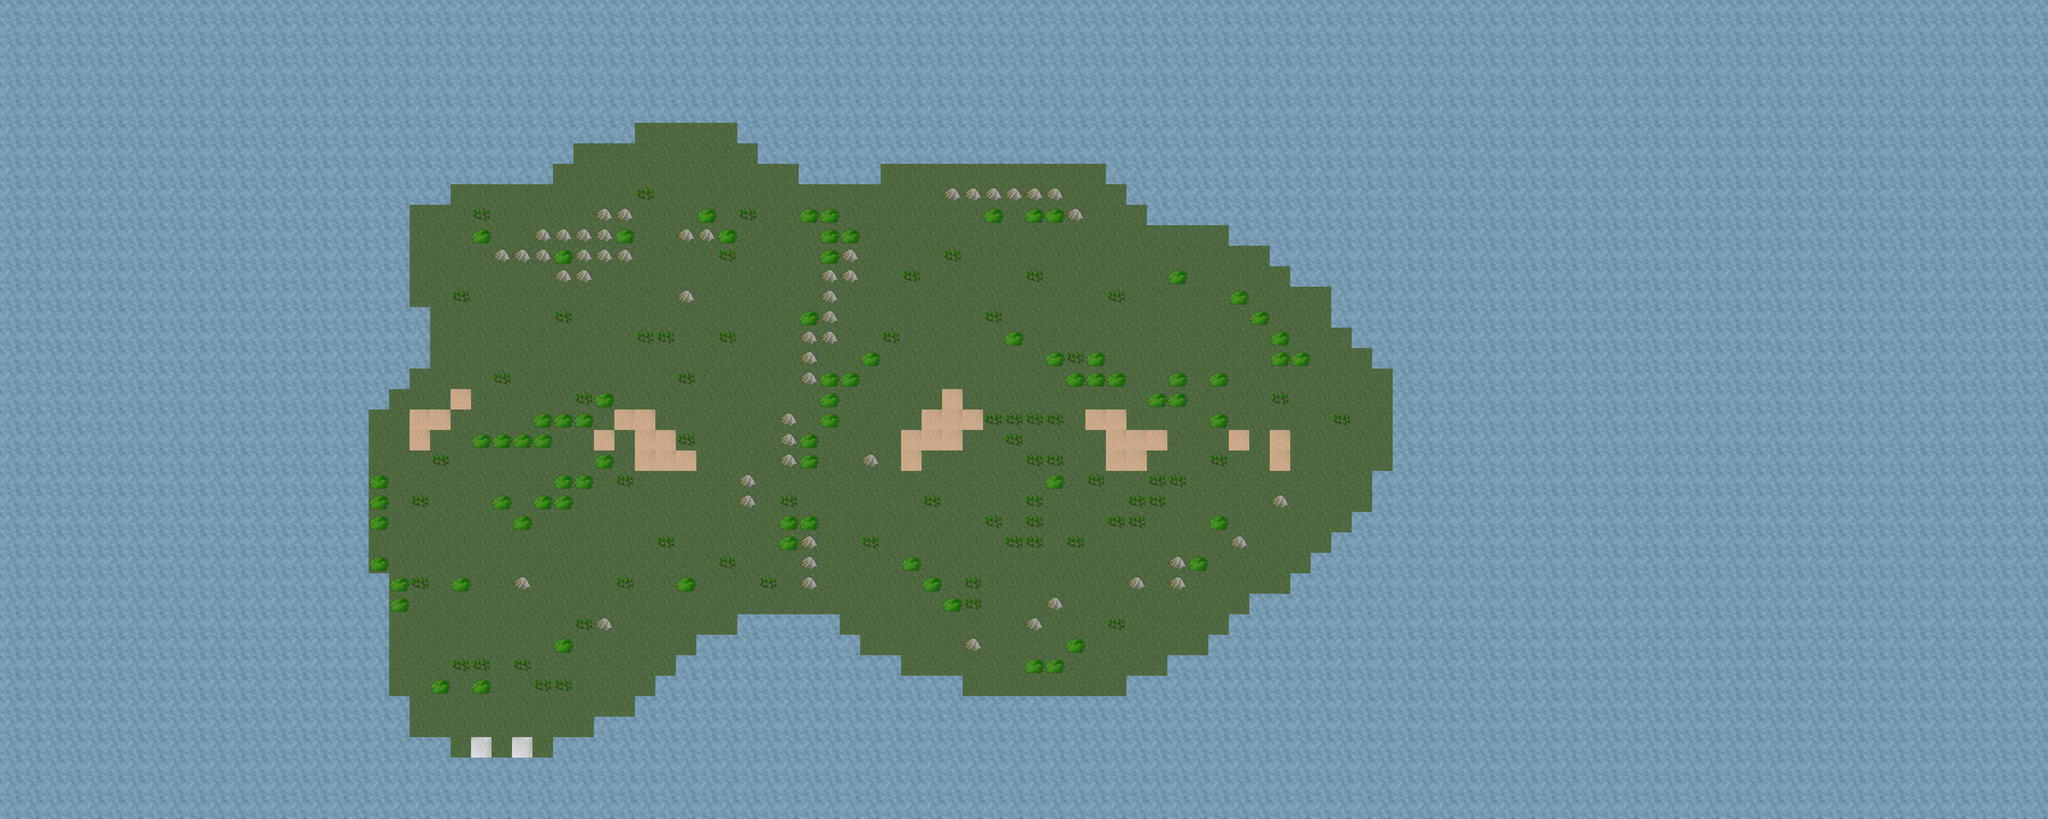

Tiled map render using the project's own tile images. Description and the map definition, with tile-layer contents summarised, below:
An orthogonal 100x40 tile map with 64x64 px tiles, 1 tile layer (Tile Layer 1).

<map version="1.0" orientation="orthogonal" width="100" height="40" tilewidth="64" tileheight="64">
 <tileset firstgid="1" source="Conquests Tiles.tsx" />
 <layer name="Tile Layer 1" width="100" height="40">
  <data>[4000 cells, 4000 non-empty, 7 distinct tile ids]</data>
 </layer>
</map>